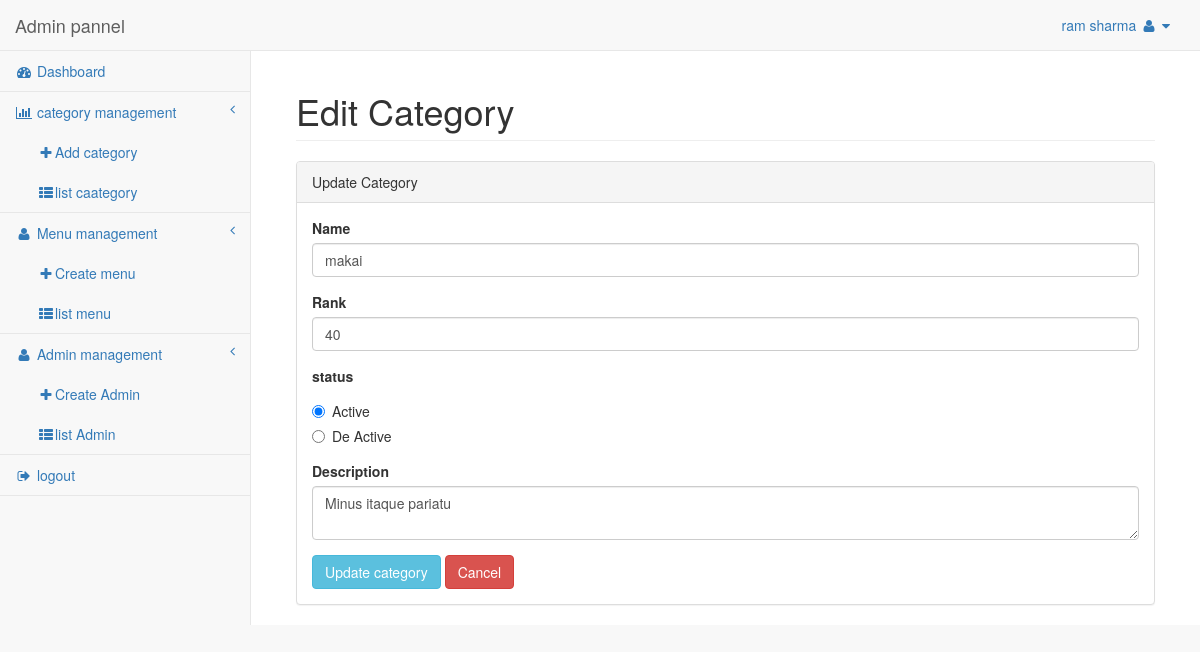
The page /admin/edit_category.php?id=1 (signed in) on the database its author committed.
### tables this page shows
CREATE TABLE `tbl_category` (
  `id` int(11) NOT NULL,
  `name` varchar(255) NOT NULL,
  `rank` int(11) NOT NULL,
  `status` tinyint(1) NOT NULL DEFAULT 0,
  `description` text NOT NULL,
  `created_date` datetime NOT NULL,
  `updated_date` datetime DEFAULT NULL,
  `created_by` varchar(255) NOT NULL,
  `updated_by` varchar(255) DEFAULT NULL
);

### admin/object.php (called while the page is built, shortened)
<?php
require_once "class/category.class.php";
$category = new Category();
?>

### admin/class/category.class.php (called while the page is built, shortened)
<?php
require_once "common.class.php";
	class Category extends Common{
		public $id,$name,$rank,$status,$description,$created_date,$updated_date,$created_by,$updated_by;
		public function getCategoryByID(){
			$sql="select * from tbl_category where id='$this->id'";
			return $this->select($sql);
		}
	}
?>

### admin/class/common.class.php (called while the page is built, shortened)
<?php
 abstract class Common{
 	var $conn;
	public function connect(){
		$this->conn = new mysqli('localhost','root','','food_order');
	}
	function select($sql){
		$res=$this->conn->query($sql);
		 $data=[];
		 while ($da=$res->fetch_object()) {
		 	array_push($data, $da);
		 }
		 return $data;
	}
 }
?>

### admin/edit_category.php (the view, shortened to what this page needs)
<?php
    require_once"header.php";
    $category->set('id',$_GET['id']);
   $data= $category->getCategoryByID();
    ?>
       <div id="page-wrapper">
           <div class="container-fluid">
               <div class="row">
                   <div class="col-lg-12">
                       <h1 class="page-header">Edit Category</h1>
                   </div>
               </div>
           <div class="row">
               <div class="col-lg-12">
                   <div class="panel panel-default">
                       <div class="panel-heading">
                           Update Category
                       </div>
                       <div class="panel-body">
                           <div class="row">
                               <div class="col-lg-12">
                                   <form role="form" action="" method="post" id="category_form">
                                       <div class="form-group">
                                           <label>Name</label>
                                           <input class="form-control" name="name" id="name" required="" value="<?php echo $data[0]->name ?>" >
                                       </div>
                                       <div class="form-group">
                                           <label>Rank</label>
                                           <input class="form-control" type="number" min="1" name="rank" id="rank" required="" value="<?php echo $data[0]->rank ?>" >
                                       </div>
                                       <div class="form-group">
                                           <label>status</label>
                                           <?php if ($data[0]->status==1) { ?>
                                           <div class="radio">
                                               <label>
                                                   <input type="radio" name="status" id=status" value="1" checked="">Active
                                               </label>
                                           </div>
                                           <div class="radio">
                                               <label>
                                                   <input type="radio" name="status" id="status" value="0">De Active
                                               </label>
                                           </div>
                                       <?php  }?>
                                       </div>
                                       <div class="form-group">
                                           <label>Description</label>
                                           <textarea class="form-control" name="description"><?php echo $data[0]->description ?></textarea>
                                       </div>
                                       <button type="submit" class="btn btn-info" name="btnUpdate">Update category</button>
                                       <button type="reset" class="btn btn-danger">Cancel</button>
                                   </form>
                               </div>
                           </div>
                       </div>
                   </div>
               </div>
           </div>
           </div>
       </div>
  <?php require_once"footer.php"; ?>

### rows shown on the page
tbl_category: name "makai", rank "40", description "Minus itaque pariatu"

### other values the page prints
$_SESSION['admin_name'] "ram sharma"
